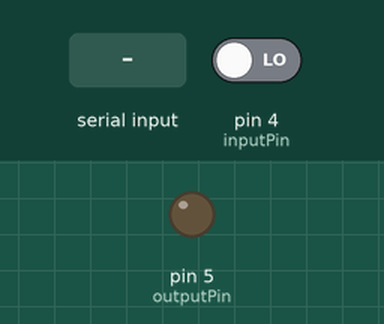
This sketch was run on a simulated Arduino Uno, built with avr-gcc and run on an emulated ATmega328P. Parts: output pins drawn as LEDs (lit = HIGH). The inputs (shaded band) are chosen by the test bench; at power-on: pin 4 (inputPin) LOW. What the sketch prints to the serial monitor is not drawn.

Above: at 1.2 s.
1.3 s: pin 4 (inputPin) driven HIGH
2.8 s: "a" received over Serial
4.4 s: "a" received over the second serial link
5.9 s: "b" received over the second serial link
7.4 s: "1" received over the second serial link
8.9 s: pin 4 (inputPin) driven LOW
Timing chart, 0 to 11.4 s (numbered marks = the images above; inputs shaded):
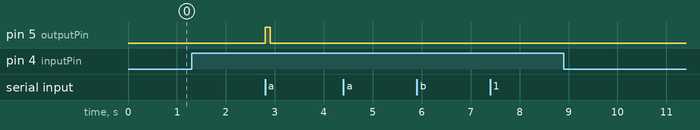

Measured:
- after the input at 1.3 s, every drawn part: stays the same
- after the input at 2.8 s, pin 5 (outputPin): LOW → HIGH at once, → LOW 0.10 s later
- after the input at 4.4 s, every drawn part: stays the same
- after the input at 5.9 s, every drawn part: stays the same
- after the input at 7.4 s, every drawn part: stays the same
- after the input at 8.9 s, every drawn part: stays the same

The sketch:

SmartDoor.ino
```cpp
#include<SoftwareSerial.h>

SoftwareSerial BTSerial(2, 3);

int inputPin = 4; // 센서 시그널핀
int outputPin = 5; // 도어락 개폐 신호핀
int pirState = LOW; // PIR 초기상태
int val = 0; // Signal 입력값

void setup()
{
  pinMode (outputPin, OUTPUT);  // 블루투스 Output 설정
  pinMode(inputPin, INPUT); // 인체감지센서 Input 설정
  Serial.begin(9600);
  BTSerial.begin(9600);
}
void loop()
{
  //<인체감지 Test>
   val = digitalRead(inputPin); // 센서값 읽기
    if (val == HIGH) { // 인체감지시
        if (pirState == LOW) {
        // 시리얼모니터에 메시지 출력
        Serial.println("Motion detected!");
        pirState = HIGH;
        BTSerial.write(1);
        }

    }
    else {
        if (pirState == HIGH){
            // 시리얼모니터에 메시지 출력
            Serial.println("Motion ended!");
            pirState = LOW;
            BTSerial.write(0);
        }
    }
  //<\인체감지 Test>

  char k=Serial.read();

  //<블루투스와 아두이노 통신? 코드>
  if(BTSerial.available())
    Serial.write(BTSerial.read());

  if(Serial.available())
    BTSerial.write(Serial.read());
   //<\블루투스와 아두이노 통신? 코드>

   if (k=='a'){             // a번 신호 인가
    digitalWrite(outputPin,HIGH);
    delay(100);
    digitalWrite(outputPin,LOW);
  }
   else if (k=='b'){         // b번 신호 인가
    digitalWrite(outputPin,HIGH);
    delay(100);
    digitalWrite(outputPin,LOW);
  }
}
```
